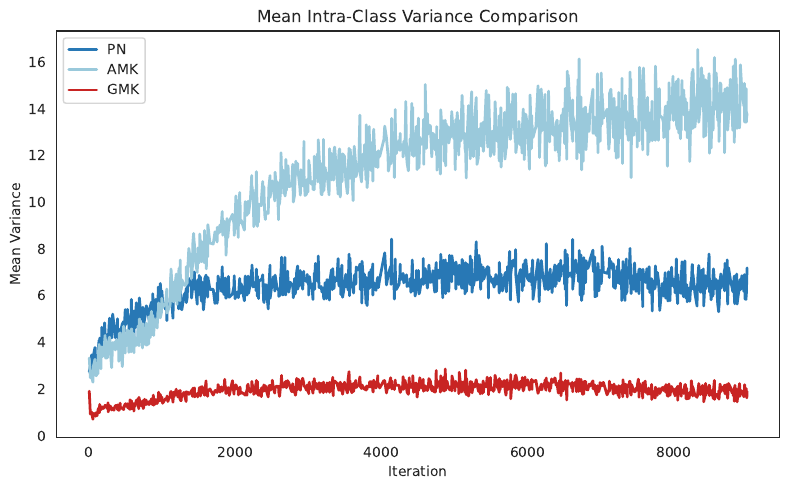

Source code (Python):
import matplotlib.pyplot as plt
import pandas as pd
import seaborn as sns

df_pn = pd.read_csv("ppl2.csv")
df_nca = pd.read_csv("kkl2.csv")
df_gm = pd.read_csv("mkl2.csv")

df_pn["method"] = "PN"
df_nca["method"] = "AMK"
df_gm["method"] = "GMK"

df_all = pd.concat([df_pn, df_nca, df_gm], ignore_index=True)

print(df_all.head())

sns.set_style("white")
colors = ["#2878B5", "#9AC9DB", "#C82423"]  # Professional blue, light blue, red
# Alternative palette options:
# colors = ["#4C72B0", "#55A868", "#C44E52"]  # Seaborn default-like
# colors = ["#2096BA", "#4065B1", "#BA3C3C"]  # Blue dominant

plt.figure(figsize=(8, 5), dpi=600)

sns.lineplot(
    x="Step",
    y="Value",
    hue="method",
    data=df_all,
    palette=colors,
    linewidth=2,
)

plt.title("Mean Intra-Class Variance Comparison")
plt.xlabel("Iteration")
plt.ylabel("Mean Variance")

plt.legend(title=None, loc='upper left')
plt.tight_layout()
plt.savefig('line.pdf', bbox_inches='tight', format='pdf')
plt.show()
